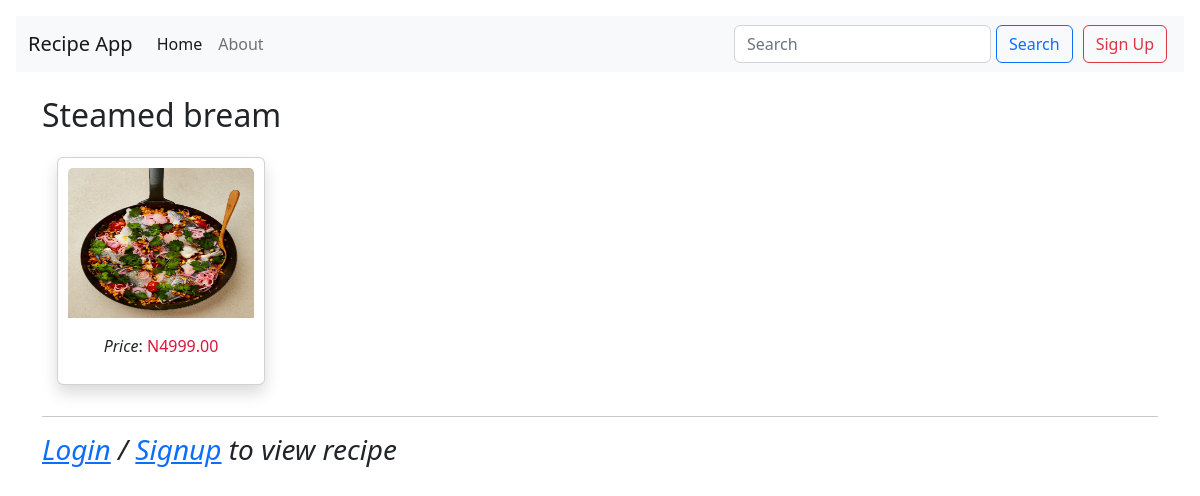
The page /recipe/22/ on the database as committed earlier.
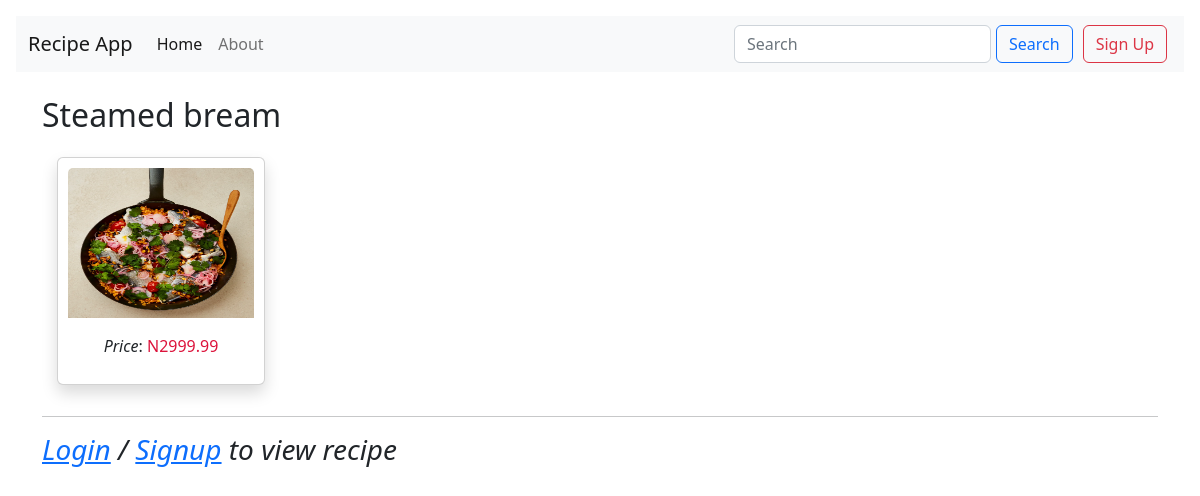
The same page on the database as committed later.
### recipe_app/models.py (models this page shows, shortened)
class Recipe(models.Model):
    name = models.CharField(max_length=100)
    description = models.TextField()
    price = models.DecimalField(decimal_places=2, max_digits=10)
    image = models.ImageField(upload_to="recipes/")
    owner = models.ForeignKey(User, on_delete=models.CASCADE, null=True)
    date_created = models.DateTimeField(auto_now=True)

### recipe_app/views.py (the view)
# urls.py: path("recipe/<int:pk>/", views.RecipeDetailView.as_view(), name="recipe-detail"),
class RecipeDetailView(DetailView):
    model = Recipe

### templates/recipe_app/recipe_detail.html
{% extends "recipe_app/layout.html" %}
{% block content %}
<h2>{{ recipe.name }}</h2>
<div
  class="card shadow"
  style="
    width: 13rem;
    display: inline-flex;
    margin: 15px;
    padding: 10px;
    height: auto;
  "
>
  <img
    src="{{recipe.image.url}}"
    class="card-img-top"
    alt="{{recipe.name}}"
    height="150px"
  />
  <div class="card-body" style="text-align: center">
    <em>Price</em>:<span style="color: crimson"> N{{recipe.price}}</span><br />
  </div>
</div>
<br />
{% if user.is_authenticated %}
{% if object.owner == user %}
<div class="m-2">
  <a href="/update-recipe/{{recipe.pk}}" class="btn btn-primary"
    >Update Recipe</a
  >
  <a href="/delete-recipe/{{recipe.pk}}" class="btn btn-danger"
    >Delete Recipe</a
  >
</div>
{% endif %}
<hr />
<h3>Recipe:</h3>
<p>{{ recipe.description }}</p>
{% else %}
<hr />
<h3>
  <em
    ><a href="/login/">Login</a> / <a href="/signup/">Signup</a> to view recipe
  </em>
</h3>
{% endif %}
{% endblock content %}

Rows that differ between the two databases and show on the page:
changed Recipe "Steamed bream": price "4999.00" → "2999.99"
